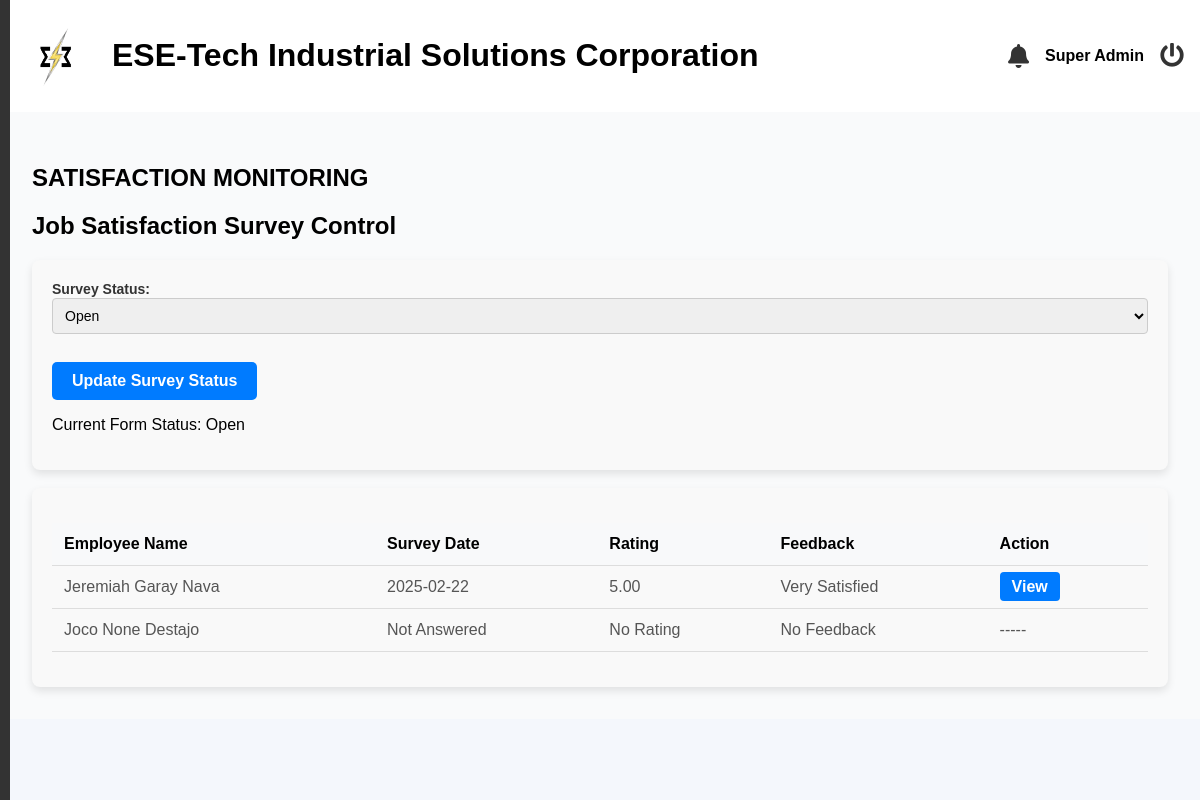
/superadmin/satisfaction.php (signed in), run on an earlier commit of the app's database.
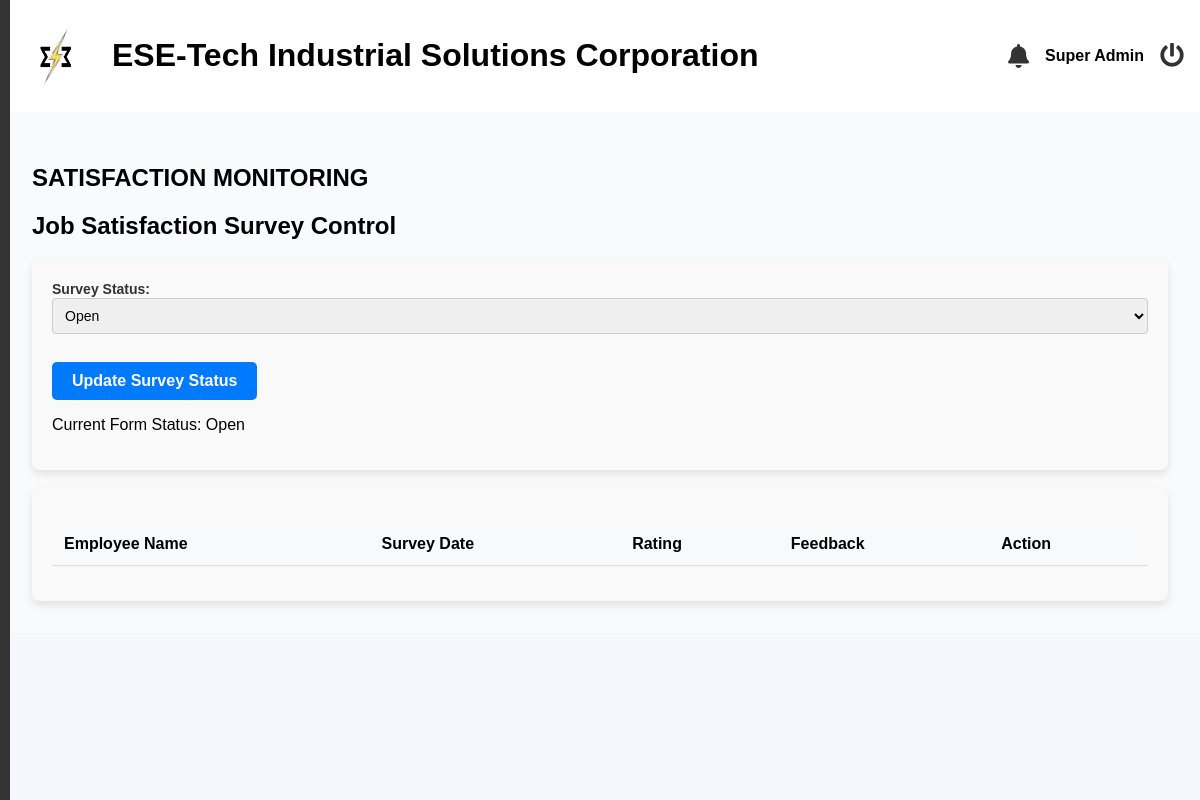
And on a later commit of the database.
### tables this page shows
CREATE TABLE `job_satisfaction_surveys` (
  `survey_id` int(11) NOT NULL,
  `employee_id` int(20) NOT NULL,
  `survey_date` date NOT NULL,
  `questions` longtext NOT NULL CHECK (json_valid(`questions`)),
  `overall_rating` decimal(5,2) NOT NULL,
  `rating_description` varchar(50) GENERATED ALWAYS AS (case when `overall_rating` between 4.00 and 5.00 then 'Very Satisfied' when `overall_rating` between 3.00 and 3.99 then 'Neutral' when `overall_rating` between 1.00 and 2.99 then 'Very Dissatisfied' else 'Undefined' end) VIRTUAL
);

CREATE TABLE `employees` (
  `id` int(11) NOT NULL,
  `last_name` varchar(255) NOT NULL,
  `first_name` varchar(255) NOT NULL,
  `middle_name` varchar(255) NOT NULL,
  `suffix` varchar(255) NOT NULL,
  `gender` varchar(32) NOT NULL,
  `email` varchar(100) NOT NULL,
  `position` varchar(255) NOT NULL,
  `hire_date` date NOT NULL,
  `department` varchar(255) NOT NULL,
  `employment_status` varchar(255) NOT NULL,
  `employee_id` int(20) NOT NULL,
  `user_type` int(11) NOT NULL DEFAULT 2 COMMENT '1=admin, 2=staff, 3=super admin',
  `password` varchar(255) NOT NULL,
  `e_status` int(11) NOT NULL DEFAULT 1,
  `date_of_birth` date DEFAULT NULL,
  `age` varchar(32) NOT NULL,
  `contact_number` varchar(20) DEFAULT NULL,
  `perma_address` text DEFAULT NULL,
  `civil_status` varchar(10) DEFAULT NULL,
  `sss_number` varchar(15) DEFAULT NULL,
  `philhealth_number` varchar(15) DEFAULT NULL,
  `pagibig_number` varchar(15) DEFAULT NULL,
  `tin_number` varchar(15) DEFAULT NULL,
  `emergency_contact_name` varchar(50) DEFAULT NULL,
  `emergency_contact_number` varchar(15) DEFAULT NULL,
  `educational_background` enum('Technical-Vocational Program graduate','College graduate','Master''s degree graduate','Doctorate degree graduate') DEFAULT NULL,
  `skills` text DEFAULT NULL,
  `username` varchar(255) NOT NULL,
  `sick_leave` int(11) NOT NULL DEFAULT 0,
  `vacation_leave` int(11) NOT NULL DEFAULT 0,
  `maternity_leave` int(11) NOT NULL DEFAULT 0,
  `paternity_leave` int(11) NOT NULL DEFAULT 0,
  `medical` varchar(32) DEFAULT NULL,
  `tor` varchar(32) DEFAULT NULL,
  `nbi_clearance` varchar(32) DEFAULT NULL,
  `resume` varchar(32) DEFAULT NULL,
  `prc` varchar(32) DEFAULT NULL,
  `others` varchar(32) DEFAULT NULL,
  `medical_type` varchar(32) DEFAULT NULL,
  `tor_type` varchar(32) DEFAULT NULL,
  `police_type` varchar(32) DEFAULT NULL,
  `resume_type` varchar(32) DEFAULT NULL,
  `prc_type` varchar(32) DEFAULT NULL,
  `others_type` varchar(32) DEFAULT NULL,
  `is_archived` tinyint(1) DEFAULT 0
);

### superadmin/satisfaction.php (the view, shortened to what this page needs)
<?php include('header.php'); ?>
<?php include('includes/sideBar.php'); ?>
<link rel="stylesheet" href="https://cdn.datatables.net/1.13.5/css/jquery.dataTables.min.css" />
<main class="main-content">
    <section id="dashboard">
        <h2>SATISFACTION MONITORING</h2>
        <?php
        $conn = mysqli_connect('localhost', 'root', '', 'esetech');
        $status_sql = "SELECT status FROM job_satisfaction_form_status WHERE status_id = 1";
        $status_result = mysqli_query($conn, $status_sql);
        if ($status_result && mysqli_num_rows($status_result) > 0) {
            $status_row = mysqli_fetch_assoc($status_result);
            $current_status = $status_row['status'];
        } else {
            $current_status = 'Closed';
        }
        ?>
        <h2>Job Satisfaction Survey Control</h2>
        <form method="POST" class="evaluation-form">
            <div class="form-group">
            <label for="status">Survey Status:</label>
            <select name="status" id="status">
                <option value="Open" <?php echo ($current_status == 'Open') ? 'selected' : ''; ?>>Open</option>
            </select>
            <br><br>
            <button type="submit">Update Survey Status</button>
        </form>
        <p>Current Form Status: <?php echo $current_status; ?></p>
    <br>
        <form method="POST" class="evaluation-form">
            <div class="form-group">
        <?php
        $query = "
            SELECT
                e.employee_id,
                CONCAT(e.first_name, ' ', e.middle_name, ' ', e.last_name) AS full_name,
                ss.survey_id,
                ss.survey_date,
                ss.overall_rating,
                ss.rating_description
            FROM employees e
            LEFT JOIN job_satisfaction_surveys ss
            ON e.employee_id = ss.employee_id
        ";
        $result = mysqli_query($conn, $query);
        if ($result) {
            echo '<table id="myTable">';
            echo '<thead><tr><th>Employee Name</th><th>Survey Date</th><th>Rating</th><th>Feedback</th><th>Action</th></tr></thead>';
            echo '<tbody>';
            while ($row = mysqli_fetch_assoc($result)) {
                echo '<tr>';
                echo '<td>' . htmlspecialchars($row['full_name']) . '</td>';
                echo '<td>' . ($row['survey_date'] ? $row['survey_date'] : 'Not Answered') . '</td>';
                echo '<td>' . ($row['overall_rating'] ? $row['overall_rating'] : 'No Rating') . '</td>';
                echo '<td>' . ($row['rating_description'] ? $row['rating_description'] : 'No Feedback') . '</td>';
                if ($row['survey_date'] != null || $row['overall_rating'] != null || $row['rating_description'] != null) {
                    echo '<td>'
                        . '<div class="action-buttons">'
                            . '<a href="view_satisfaction?id=' . $row['survey_id'] . '" class="btn">View</a>'
                        . '</div>'
                    . '</td>';
                } else {
                    echo '<td>-----</td>';
                }
                echo '</tr>';
            }
            echo '</tbody>';
            echo '</table>';
        }
        ?>
        </div>
    </form>
    </section>
</main>
<?php include('footer.php'); ?>

What changed in the data, as far as the page shows it:
no longer on this page (row unchanged): job_satisfaction_surveys: full_name "Jeremiah Garay Nava", survey_date "2025-02-22", overall_rating "5.00", rating_description "Very Satisfied"
removed employees: full_name "Joco None Destajo", shows "Not Answered", shows "No Rating", shows "No Feedback"
